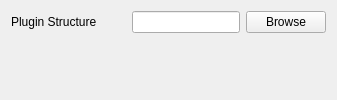
               <widget class="QWidget" name="page">
                <layout class="QVBoxLayout" name="verticalLayout">
                 <item>
                  <layout class="QGridLayout" name="gridLayout_2">
                   <item row="0" column="1">
                    <widget class="QLineEdit" name="dpmPluginStructure_lineEdit"/>
                   </item>
                   <item row="0" column="0">
                    <widget class="QLabel" name="dpmPluginStructure_label">
                     <property name="minimumSize">
                      <size>
                       <width>115</width>
                       <height>0</height>
                      </size>
                     </property>
                     <property name="maximumSize">
                      <size>
                       <width>115</width>
                       <height>16777215</height>
                      </size>
                     </property>
                     <property name="text">
                      <string>Plugin Structure</string>
                     </property>
                    </widget>
                   </item>
                   <item row="0" column="2">
                    <widget class="QPushButton" name="dpmPluginStructure_button">
                     <property name="text">
                      <string>Browse</string>
                     </property>
                    </widget>
                   </item>
                   <item row="1" column="1">
                    <spacer name="verticalSpacer_2">
                     <property name="orientation">
                      <enum>Qt::Vertical</enum>
                     </property>
                     <property name="sizeHint" stdset="0">
                      <size>
                       <width>20</width>
                       <height>40</height>
                      </size>
                     </property>
                    </spacer>
                   </item>
                  </layout>
                 </item>
                </layout>
               </widget>
